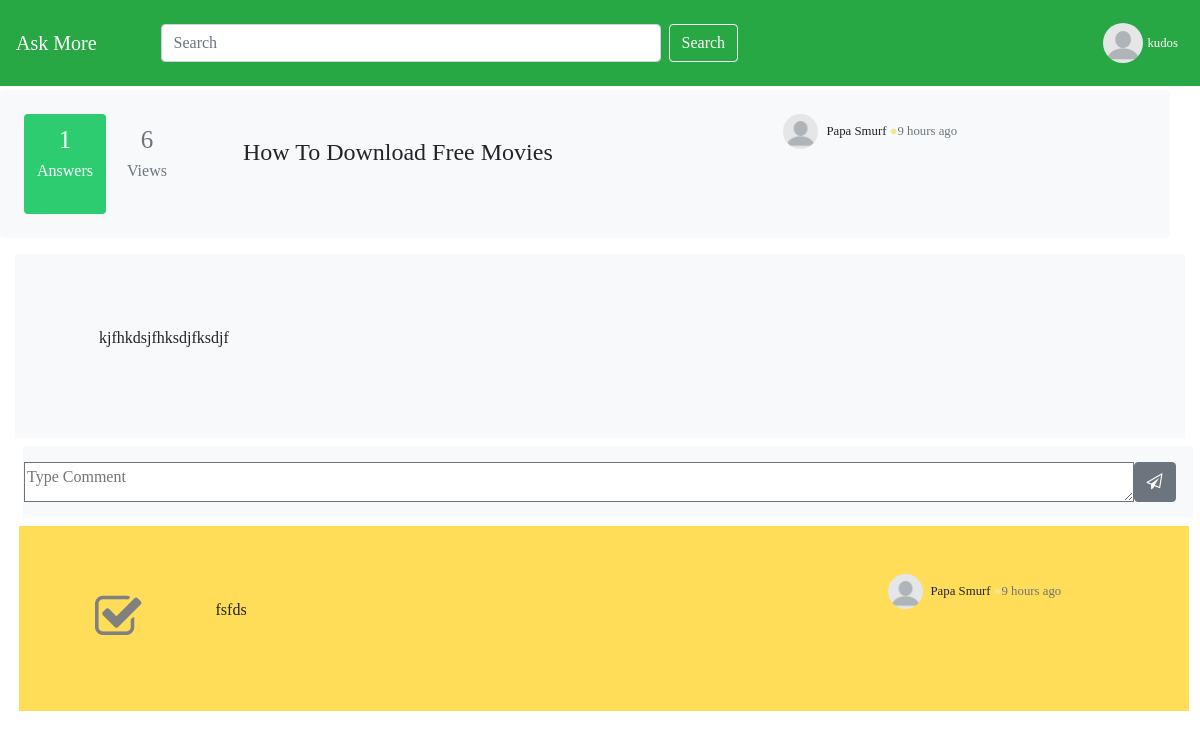
The app's page /home/question.php?id=4d6a633d (signed in) with its own data.
### tables this page shows
CREATE TABLE `usertbl` (
  `id` int(11) NOT NULL,
  `pic` varchar(1000) NOT NULL,
  `fname` text NOT NULL,
  `lname` text NOT NULL,
  `dob` date NOT NULL,
  `username` varchar(100) NOT NULL,
  `pass` varchar(100) NOT NULL
);

CREATE TABLE `questiontbl` (
  `id` int(11) NOT NULL,
  `title` varchar(500) NOT NULL,
  `description` varchar(5000) NOT NULL,
  `tag1` varchar(30) NOT NULL,
  `views` int(11) NOT NULL,
  `upvote` int(11) NOT NULL,
  `upload_time` timestamp NOT NULL DEFAULT CURRENT_TIMESTAMP ON UPDATE CURRENT_TIMESTAMP,
  `u_pic` varchar(100) NOT NULL,
  `u_name` text NOT NULL
);

CREATE TABLE `commentstbl` (
  `id` int(11) NOT NULL,
  `question_id` int(11) NOT NULL,
  `pic` varchar(5000) NOT NULL,
  `uname` varchar(11) NOT NULL,
  `comment_time` timestamp NOT NULL DEFAULT CURRENT_TIMESTAMP ON UPDATE CURRENT_TIMESTAMP,
  `correct` varchar(10) NOT NULL,
  `content` varchar(5000) NOT NULL
);

### time_convert.php (called while the page is built)
<?php
function time_elapsed_string($datetime, $full = false) {
    $now = new DateTime;
    $ago = new DateTime($datetime);
    $diff = $now->diff($ago);
    $diff->w = floor($diff->d / 7);
    $diff->d -= $diff->w * 7;
    $string = array(
        'y' => 'year',
        'm' => 'month',
        'w' => 'week',
        'd' => 'day',
        'h' => 'hour',
        'i' => 'minute',
        's' => 'second',
    );
    foreach ($string as $k => &$v) {
        if ($diff->$k) {
            $v = $diff->$k . ' ' . $v . ($diff->$k > 1 ? 's' : '');
        } else {
            unset($string[$k]);
        }
    }
    if (!$full) $string = array_slice($string, 0, 1);
    return $string ? implode(', ', $string) . ' ago' : 'just now';
}
?>

### home/question.php (the view, shortened to what this page needs)
<?php
include('../initialize.php');
include('../time_convert.php');
$id=base64_decode(hex2bin($_GET['id']));
?>
<!DOCTYPE html>
<html>
<head>
	<link rel="stylesheet" type="text/css" href="../css/text.css">
	<link rel="stylesheet" type="text/css" href="../bootstrap-4.5.0-dist/css/bootstrap.css">
	<link rel="stylesheet" href="https://cdnjs.cloudflare.com/ajax/libs/font-awesome/4.7.0/css/font-awesome.min.css">
</head>
<body id="body">
<nav class="mb-1 navbar navbar-expand-lg navbar-dark bg-success">
  <a class="navbar-brand" href="index.php">Ask More</a>
   <form class="form-inline mr-sm-5 my-lg-0">
      <input id="Navwidth" class="form-control ml-lg-5 mr-sm-2" type="search" placeholder="Search" aria-label="Search">
      <button class="btn text-white btn-outline-light my-2 my-sm-0" type="submit">Search</button>
    </form>
  <div class="collapse navbar-collapse" id="navbarSupportedContent-333">
    <ul class="navbar-nav ml-auto nav-flex-icons">
      <li class="nav-item dropdown">
        <a class="nav-link" id="navbarDropdownMenuLink-333" data-toggle="dropdown"
          aria-haspopup="true" aria-expanded="false">
         <?php
          $name=$_SESSION['username'];
          $sql="SELECT username,pic from usertbl WHERE username='$name'";
          $result=$con->query($sql);
          while ($row=$result->fetch_assoc()) {
	      echo '<div class="btn row">
          <img id="profileimg" src="../'.$row['pic'].'" width="40" height="40" />
           <small id="username">'.stripslashes($row['username']).'</small></div>';
	}
?>
        </a>
      </li>
    </ul>
  </div>
</nav>
<section class="container-fluid">
<div class='container-fluid   bg-light rounded mb-3 p-4 row'>
  <?php
  $question="SELECT * from questiontbl WHERE id='$id'";
  $ans="SELECT Count(*) from commentstbl  WHERE question_id='$id'";
  $question_res=$con->query($question);
  $answer=$con->query($ans);
  while ($answers=$answer->fetch_assoc()) {
    $a=$answers['Count(*)'];
  }
  while($q=$question_res->fetch_assoc()){
      echo "<div style='background-color: #2ECC71; height:100px; width: auto;' class='btn  text-white'>
        <span class='text' style='font-size: 25px;'>".$a."</span>
        <p>Answers</p>
      </div>
      <div style='height:100px; width: auto;' class='btn ml-2 mr-5 text-secondary'>
        <span class='text' style='font-size: 25px;'>".$q['views']."</span>
        <p>Views</p>
      </div>
      <div class='col-md-5'>
        <h4 class='text mt-4'>".$q['title']."</h4>
      </div>
      <div id='leftee' class='ml-5 mb-2'>
          <img src='../".$q['u_pic']."' height='35' width='35' style='border-radius:100px;'><small class='ml-2'>".$q['u_name']."<span style='color:#f6e58d;'> &#x25cf;</span><span class='text text-secondary'>".time_elapsed_string($q['upload_time'])."</span></small>
        </div>
    </div>
  <div class='container-fluid bg-light p-5'>
      <p style='white-space:pre;'>
         ".htmlspecialchars($q['description'])."
      </p>
  </div>";
  }?>
  <div class="container-fluid bg-light  ml-2 mt-2 p-3">
  <form action="answer.php" class="row" method="POST" >
    <textarea  style="border:none;height:40px;width:95%;border:1px solid #6c757d;" placeholder="Type Comment" type="text" name="comment" id=""></textarea>
    <Button class="btn btn-secondary" type="submit"><i class="fa fa-send-o"></i></Button>
    </form>
    </div>
    <?php
    $c="SELECT * FROM commentstbl WHERE question_id='$id'";
    $cres=$con->query($c);
    while ($comment=$cres->fetch_assoc()) {
    echo "
  <div style='background-color:#ffdd59;' class='container-fluid bg-gray row mt-2 ml-1 p-5'>
      <div  class='col-md-1'><button onclick='changecolor();' id='check-color' class='btn'><i class='fa fa-check-square-o' aria-hidden='true'></i></button></div>
      <div class='col-md-8'>
         <p style='white-space:pre;text-align:left;'>
           ".htmlspecialchars($comment['content'])."
         </p>
      </div>
      <div class='col-md-3'>
      <img src='../".$comment['pic']."' height='35' width='35' style='border-radius:100px;'><small class='ml-2'>".$comment['uname']."<span style='color:#f6e58d;'> &#x25cf;</span><span class='text text-secondary'>".time_elapsed_string($comment['comment_time'])."</span></small>
      </div>
  </div>";
}
 ?>
</section>
</body>
</html>

### css/text.css (style rules this page uses)
* { font-family:montserrat; }

### home/question.php (style rules this page uses)
#profileimg { border-radius: 100px; }
#username { color:white; font-weight: none; }
#Navwidth { width: 500px; }
#leftee { position: relative; left: 40px; }
#check-color { font-size:50px; color:gray; }

### records on screen
usertbl: pic (placeholder picture), username "kudos"
questiontbl: a "1", views "6", title "How To Download Free Movies", u_pic (placeholder picture), u_name "Papa Smurf", upload_time "9 hours ago", description "kjfhkdsjfhksdjfksdjf"
commentstbl: content "fsfds", pic (placeholder picture), uname "Papa Smurf", comment_time "9 hours ago"
